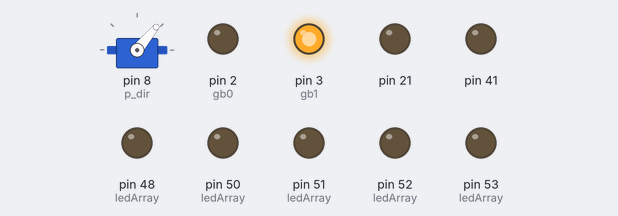
Bench run of a sketch on a simulated Arduino Mega 2560, built with avr-gcc and run on an emulated ATmega2560. Shown: servo, output pins drawn as LEDs (lit = HIGH). Pins used as bus, display or sensor lines are not drawn.

Above: at 2.1 s.
At 3.1 s:
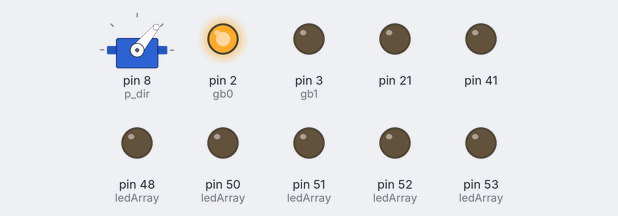
At 4.1 s:
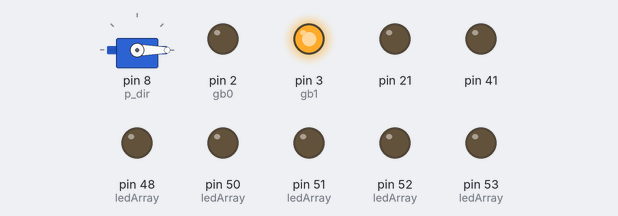
At 5.1 s:
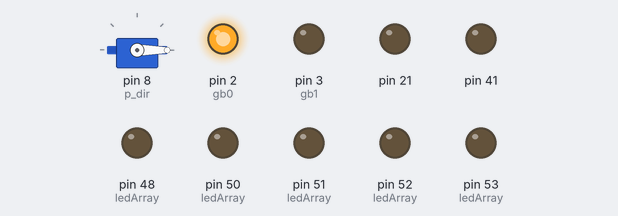
At 6.1 s:
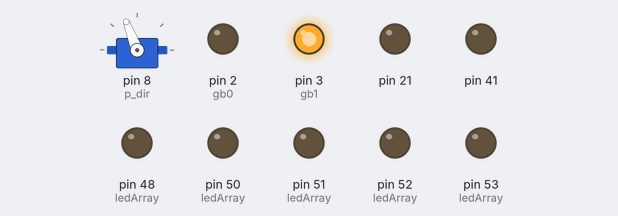
At 8.1 s:
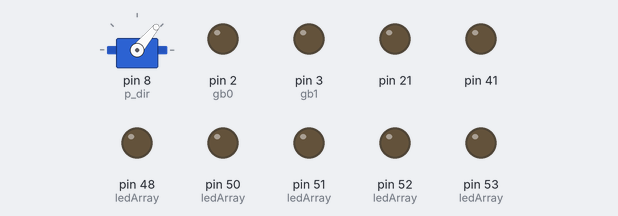
Timing chart, 0 to 9.6 s (numbered marks = the images above):
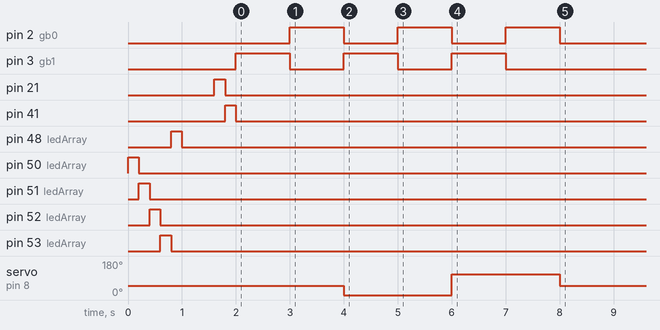

The sketch:

WIFI_MINI_MONSTER.ino
```cpp
///servo direction settings
#include <Servo.h>
#define p_dir 8
#define left 0
#define center 50
#define right 111
Servo dir;

/// distance sensor settings
#include <Ultrasonic.h>
#define trig 6
#define echo 7
Ultrasonic ult(trig, echo);
int distance;
//tip for an optim evasion movement turn at 30 cm

// * indicators leds
#define wLed00 50
#define wLed01 51
#define wLed02 52
#define wLed03 53
#define buzzer 48
int ledArray[] = {wLed00, wLed01, wLed02, wLed03, buzzer};

// go_back sett
#define gb0 2
#define gb1 3

#define stop_ car(0,0)
#define go_   car(0,1)
#define back_ car(0,2)

#define left_ car(1,0)
#define left_go   car(1,1)
#define left_back car(1,2)

#define right_ car(2,0)
#define right_go car(2,1)
#define right_back car(2,2)


void setup() {
  Serial1.begin(115200); //start the wifi serial vel
  Serial.begin(115200); //start the board serial vel
  dir.attach(p_dir);    //assign the dir pinout
  dir.write(center);    //ceter the direction wheels at start

  for (int l = 0; l < sizeof(ledArray); l++) { //init the settings for the leds
    pinMode(ledArray[l], OUTPUT);
    digitalWrite(ledArray[l], HIGH);
    delay(200);
    digitalWrite(ledArray[l], LOW);
  }

  pinMode(gb0, OUTPUT);
  pinMode(gb1, OUTPUT);
  digitalWrite(gb0, LOW);
  digitalWrite(gb1, LOW);

  go_;
  delay(1000);
  back_;
  delay(1000);
  left_go;
  delay(1000);
  left_back;
  delay(1000);
  right_go;
  delay(1000);
  right_back;
  delay(1000);
  stop_;

}

void loop() {

}

void car(int LR, int GB) {
  // (00)center stop, (01)center go, (02) center back
  // (10)left stop, (11)left go, (12) left back
  // (20)rigth stop, (21)right go,(22)right back
  switch (LR) {
    case 0:
      dir.write(center);
      break;
    case 1:
      dir.write(left);
      break;
    case 2:
      dir.write(right);
      break;
  }

  switch (GB) {
    case 2:
      digitalWrite(gb0, HIGH);
      digitalWrite(gb1, LOW);
      break;
    case 1:
      digitalWrite(gb0, LOW);
      digitalWrite(gb1, HIGH);
      break;
    case 0:
      digitalWrite(gb0, LOW);
      digitalWrite(gb1, LOW);
      break;
  }
}
```

Measured:
- by itself, servo on pin 8 (p_dir): 50° → 0° at 4.0 s, → 111° 2.0 s later, → 50° 2.0 s later
